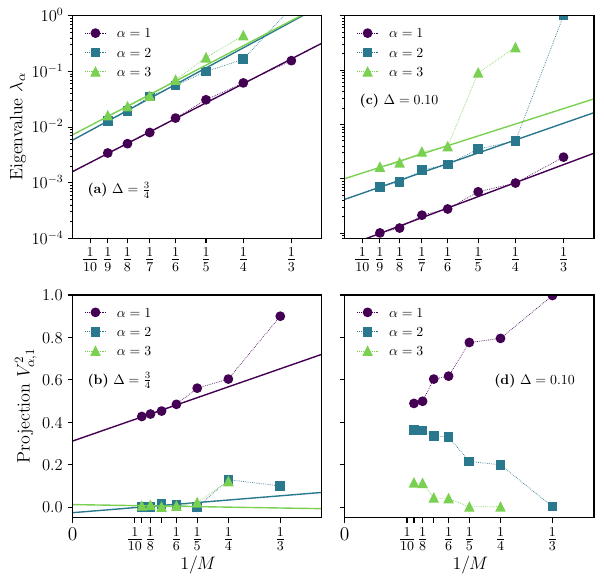

Here is the Python script that generated this plot:
import matplotlib.pyplot as plt
import numpy as np
import matplotlib as mpl
from matplotlib.lines import Line2D
from matplotlib.cm import viridis
import matplotlib.ticker as ticker

filename_spin_op = (
    lambda M, T, P, d, J=1.0: f"../data/1D_XXZ/eigenvalues_1D_XXZ_M_{M:d}_J_{J:.1f}_d_{d}_T_{T}_P_{P}_Sz_cons_true_spin_op_basis.txt"
)
filename_evec = (
    lambda M, T, P, d, J=1.0: f"../data/1D_XXZ/eigenvectors_1D_XXZ_M_{M:d}_J_{J:.1f}_d_{d}_T_{T}_P_{P}_Sz_cons_true_spin_op_basis.txt"
)

def latex_plot(scale=1, fontsize=12):
    """Changes the size of a figure and fonts for the publication-quality plots."""
    fig_width_pt = 246.0
    inches_per_pt = 1.0 / 72.27
    golden_mean = (np.sqrt(5.0) - 1.0) / 2.0
    fig_width = fig_width_pt * inches_per_pt * scale
    fig_height = fig_width * golden_mean
    fig_size = [fig_width, fig_height]
    eps_with_latex = {
        "pgf.texsystem": "pdflatex",
        "text.usetex": True,
        "font.family": "serif",
        "font.serif": [],
        "font.sans-serif": [],
        "font.monospace": [],
        "axes.labelsize": fontsize,
        "font.size": fontsize,
        "legend.fontsize": fontsize,
        "xtick.labelsize": 12,
        "ytick.labelsize": 12,
        "figure.figsize": fig_size,
    }
    mpl.rcParams.update(eps_with_latex)


latex_plot(scale=1, fontsize=12)
legend_fontsize = 10
label_fontsize = 13
text_fontsize = 10
tick_fontsize = 14
points_to_extrapolate = 4

fig, axs = plt.subplots(2, 2, figsize=(6.2, 6))

# ========================= (a) lambdas vs 1/M =========================

ax = axs[0, 0]
Ms = [3, 4, 5, 6, 7, 8, 9]

lambdas = np.zeros(((len(Ms)), 3))

for i, M in enumerate(Ms):
    data = np.loadtxt(filename_spin_op(M, "imag", "odd", "0.75"))
    if i == 0:
        lambdas[i, 0] = data[0]
        lambdas[i, 1] = data[1]
        lambdas[i, 2] = np.nan
    else:
        lambdas[i, 0] = data[0]
        lambdas[i, 1] = data[1]
        lambdas[i, 2] = data[2]

      
Ms = np.array(Ms)

colors = viridis(np.linspace(0, 1, 2 * lambdas.shape[1]))
markers = ["o", "s", "^", "^", "v", "<", ">", "p", "*"]

for col in range(lambdas.shape[1]):
    label = rf"$\lambda_{col + 1}$"

    valid_indices = np.zeros(len(lambdas[:, col]), dtype=bool)
    for k in range(points_to_extrapolate):
      kk = k + 1
      valid_indices[-kk] = True
    log_lambda = np.log(lambdas[valid_indices, col])
    log_Ms_lambda = np.log(1 / Ms[valid_indices])

    # Perform linear regression
    coeffs = np.polyfit(log_Ms_lambda, log_lambda, 1)
    fit_line = np.poly1d(coeffs)

    # Plot the fitted line for the current column
    xx = np.linspace(0.08, 0.6, 100)
    ax.plot(
      xx,
      np.exp(fit_line(np.log(xx))),
      linewidth=1.0,
      linestyle="-",
      color=colors[2*col],
    )
    ax.plot(
      1 / Ms,
      lambdas[:, col],
      label=rf"$\alpha = {col + 1}$",
      # label=rf"$\lambda_{col + 1}\propto M^{{{-coeffs[0]:.2f}}}$",
      linewidth=0.5,
      linestyle=':',
      color=colors[2*col],
      marker=markers[col],
    )

ax.legend(loc="upper left", fontsize=legend_fontsize, frameon=False, handlelength=1.5)
ax.set_ylabel(r"Eigenvalue $\lambda_{\alpha}$", fontsize=label_fontsize)

ax.set_xlim(0.09, 0.4)
ax.set_ylim(1e-4, 1)
ax.set_yscale("log")
ax.set_xscale("log")
ax.set_xticks([])
ax.set_xticks([], minor=True)
ax.set_xticks(
    [1 / 3, 1 / 4, 1 / 5, 1 / 6, 1 / 7, 1 / 8, 1 / 9, 1 / 10],
    [
        r"$\frac{1}{3}$",
        r"$\frac{1}{4}$",
        r"$\frac{1}{5}$",
        r"$\frac{1}{6}$",
        r"$\frac{1}{7}$",
        r"$\frac{1}{8}$",
        r"$\frac{1}{9}$",
        r"$\frac{1}{10}$",
        # r"$0$",
    ],
    fontsize=tick_fontsize,
)

ax.text(0.06, 0.2, r"\textbf{(a)} $\Delta=\frac{3}{4}$", fontsize=text_fontsize, transform=ax.transAxes)


#========================== (c) projection on spin current =========================

Ms = [3, 4, 5, 6, 7, 8, 9]
proj = np.zeros(((len(Ms)), 3))
ax = axs[1, 0]

for i, M in enumerate(Ms):
    data = np.loadtxt(filename_evec(M, "imag", "odd", "0.75"))
    if i == 0:
        proj[i, 0] = data[0, 0]
        proj[i, 1] = data[0, 1]
        proj[i, 2] = np.nan
    else:
        proj[i, 0] = data[0, 0]
        proj[i, 1] = data[0, 1]
        proj[i, 2] = data[0, 2]

      
Ms = np.array(Ms)

colors = viridis(np.linspace(0, 1, 2 * lambdas.shape[1]))
markers = ["o", "s", "^", "^", "v", "<", ">", "p", "*"]

for col in range(proj.shape[1]):
    label = rf"$\alpha = {col + 1}$"

    valid_indices = np.zeros(len(proj[:, col]), dtype=bool)
    for k in range(points_to_extrapolate):
      kk = k + 1
      valid_indices[-kk] = True

    # # Perform linear regression
    coeffs = np.polyfit(1/Ms[valid_indices], np.abs(proj[valid_indices, col])**2, 1)
    fit_line = np.poly1d(coeffs)

    # # Plot the fitted line for the current column
    xx = np.linspace(0.00, 0.6, 100)
    ax.plot(
      xx,
      fit_line(xx),
      linewidth=1.0,
      linestyle="-",
      color=colors[2*col],
    )
    ax.plot(
      1 / Ms,
      np.abs(proj[:, col])**2,
      # label=rf"$\lambda_{col + 1}\propto M^{{{-coeffs[0]:.2f}}}$",
      label = label,
      linewidth=0.5,
      linestyle=':',
      color=colors[2*col],
      marker=markers[col],
    )

ax.legend(loc="upper left", fontsize=legend_fontsize, frameon=False, handlelength=1.5)
ax.set_xlabel(r"$1/M$", fontsize=label_fontsize)
ax.set_ylabel(r"Projection $V^2_{\alpha,1}$", fontsize=label_fontsize)

ax.set_xlim(0.0, 0.4)
ax.set_ylim(-0.05,1.0)
ax.set_xticks([])
ax.set_xticks([], minor=True)
ax.set_xticks(
    [1 / 3, 1 / 4, 1 / 5, 1 / 6, 1 / 7, 1 / 8, 1 / 9, 1 / 10, 0],
    [
        r"$\frac{1}{3}$",
        r"$\frac{1}{4}$",
        r"$\frac{1}{5}$",
        r"$\frac{1}{6}$",
        # r"$\frac{1}{7}$",
        "",
        r"$\frac{1}{8}$",
        # r"$\frac{1}{9}$",
        "",
        r"$\frac{1}{10}$",
        r"$0$",
    ],
    fontsize=tick_fontsize,
)
ax.text(0.06, 0.6, r"\textbf{(b)} $\Delta=\frac{3}{4}$", fontsize=text_fontsize, transform=ax.transAxes)


# ========================= (b) lambdas vs 1/M =========================

ax = axs[0, 1]
Ms = [3, 4, 5, 6, 7, 8, 9]

lambdas = np.zeros(((len(Ms)), 3))

for i, M in enumerate(Ms):
    data = np.loadtxt(filename_spin_op(M, "imag", "odd", "0.1"))
    if i == 0:
        lambdas[i, 0] = data[0]
        lambdas[i, 1] = data[1]
        lambdas[i, 2] = np.nan
    else:
        lambdas[i, 0] = data[0]
        lambdas[i, 1] = data[1]
        lambdas[i, 2] = data[2]

      
Ms = np.array(Ms)

# Generate colors from the viridis palette
colors = viridis(np.linspace(0, 1, 2 * lambdas.shape[1]))
# colors = ["blue", "orange", "green", "red", "purple", "brown", "pink", "gray", "cyan"]
markers = ["o", "s", "^", "^", "v", "<", ">", "p", "*"]

for col in range(lambdas.shape[1]):
    label = rf"$\lambda_{col + 1}$"

    # Fit a line to the log-log data for the current column (excluding NaNs)
    # valid_indices = ~np.isnan(lambdas[:, col])  # Exclude the first point and NaNs
    valid_indices = np.zeros(len(lambdas[:, col]), dtype=bool)
    for k in range(points_to_extrapolate):
      kk = k + 1
      valid_indices[-kk] = True
    log_lambda = np.log(lambdas[valid_indices, col])
    log_Ms_lambda = np.log(1 / Ms[valid_indices])

    # Perform linear regression
    coeffs = np.polyfit(log_Ms_lambda, log_lambda, 1)
    fit_line = np.poly1d(coeffs)

    # Plot the fitted line for the current column
    xx = np.linspace(0.08, 0.6, 100)
    ax.plot(
      xx,
      np.exp(fit_line(np.log(xx))),
      linewidth=1.0,
      linestyle="-",
      color=colors[2*col],
    )
    ax.plot(
      1 / Ms,
      lambdas[:, col],
      label=rf"$\alpha = {col + 1}$",
      # label=rf"$\lambda_{col + 1}\propto M^{{{-coeffs[0]:.2f}}}$",
      linewidth=0.5,
      linestyle=':',
      color=colors[2*col],
      marker=markers[col],
    )

ax.legend(loc="upper left", fontsize=legend_fontsize, frameon=False, handlelength=1.5)
# ax.set_xlabel(r"$1/M$", fontsize=label_fontsize)
# ax.set_ylabel(r"Eigenvalue $\lambda_{\alpha}$", fontsize=label_fontsize)

ax.set_xlim(0.09, 0.4)
ax.set_ylim(8*1e-5, 1)
ax.set_yscale("log")
ax.set_xscale("log")
ax.set_xticks([])
ax.set_xticks([], minor=True)
ax.set_xticks(
    [1 / 3, 1 / 4, 1 / 5, 1 / 6, 1 / 7, 1 / 8, 1 / 9, 1 / 10],
    [
        r"$\frac{1}{3}$",
        r"$\frac{1}{4}$",
        r"$\frac{1}{5}$",
        r"$\frac{1}{6}$",
        r"$\frac{1}{7}$",
        r"$\frac{1}{8}$",
        r"$\frac{1}{9}$",
        r"$\frac{1}{10}$",
        # r"$0$",
    ],
    fontsize=tick_fontsize,
)
ax.set_yticklabels([])
ax.text(0.06, 0.6, r"\textbf{(c)} $\Delta=0.10$", fontsize=text_fontsize, transform=ax.transAxes)


#========================== (c) projection on spin current =========================

Ms = [3, 4, 5, 6, 7, 8, 9]
proj = np.zeros(((len(Ms)), 3))
ax = axs[1, 1]

for i, M in enumerate(Ms):
    data = np.loadtxt(filename_evec(M, "imag", "odd", "0.1"))
    if i == 0:
        proj[i, 0] = data[0, 0]
        proj[i, 1] = data[0, 1]
        proj[i, 2] = np.nan
    else:
        proj[i, 0] = data[0, 0]
        proj[i, 1] = data[0, 1]
        proj[i, 2] = data[0, 2]

      
Ms = np.array(Ms)

# Generate colors from the viridis palette
colors = viridis(np.linspace(0, 1, 2 * lambdas.shape[1]))
# colors = ["blue", "orange", "green", "red", "purple", "brown", "pink", "gray", "cyan"]
markers = ["o", "s", "^", "^", "v", "<", ">", "p", "*"]

for col in range(proj.shape[1]):
    label = rf"$\alpha = {col + 1}$"

    ax.plot(
      1 / Ms,
      np.abs(proj[:, col])**2,
      # label=rf"$\lambda_{col + 1}\propto M^{{{-coeffs[0]:.2f}}}$",
      label = label,
      linewidth=0.5,
      linestyle=':',
      color=colors[2*col],
      marker=markers[col],
    )

ax.legend(loc="best", fontsize=legend_fontsize, frameon=False, handlelength=1.5)
ax.set_xlabel(r"$1/M$", fontsize=label_fontsize)

ax.set_xlim(0.0, 0.4)
ax.set_ylim(-0.05,1.0)
ax.set_xticks([])
ax.set_xticks([], minor=True)
ax.set_xticks(
    [1 / 3, 1 / 4, 1 / 5, 1 / 6, 1 / 7, 1 / 8, 1 / 9, 1 / 10, 0],
    [
        r"$\frac{1}{3}$",
        r"$\frac{1}{4}$",
        r"$\frac{1}{5}$",
        r"$\frac{1}{6}$",
        # r"$\frac{1}{7}$",
        "",
        r"$\frac{1}{8}$",
        # r"$\frac{1}{9}$",
        "",
        r"$\frac{1}{10}$",
        r"$0$",
    ],
    fontsize=tick_fontsize,
)
ax.text(0.6, 0.6, r"\textbf{(d)} $\Delta=0.10$", fontsize=text_fontsize, transform=ax.transAxes)
ax.set_yticklabels([])


plt.tight_layout()
plt.savefig("figB1.pdf", bbox_inches="tight")
